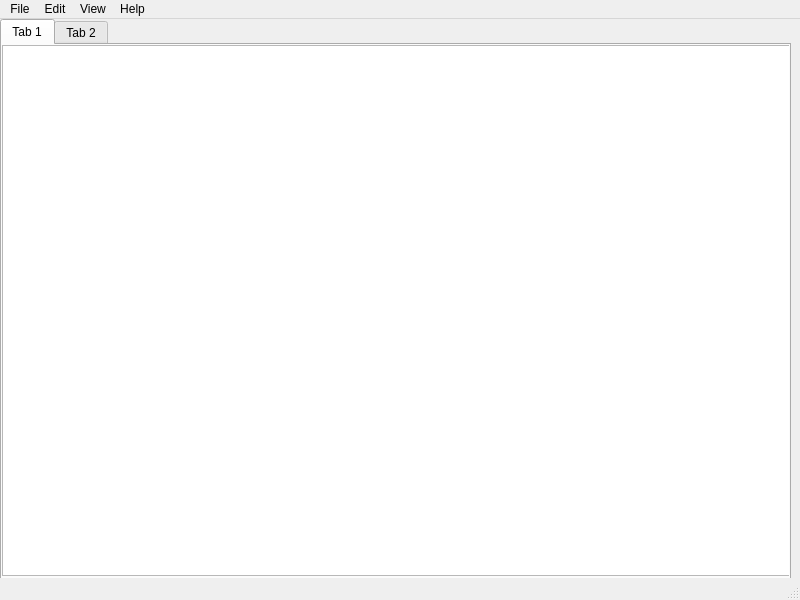
<?xml version="1.0" encoding="UTF-8"?>
<ui version="4.0">
 <class>MainWindow</class>
 <widget class="QMainWindow" name="MainWindow">
  <property name="geometry">
   <rect>
    <x>0</x>
    <y>0</y>
    <width>800</width>
    <height>600</height>
   </rect>
  </property>
  <property name="windowTitle">
   <string>MainWindow</string>
  </property>
  <widget class="QWidget" name="centralwidget">
   <widget class="QTabWidget" name="tabWidget">
    <property name="geometry">
     <rect>
      <x>0</x>
      <y>0</y>
      <width>791</width>
      <height>561</height>
     </rect>
    </property>
    <property name="sizePolicy">
     <sizepolicy hsizetype="Expanding" vsizetype="Expanding">
      <horstretch>0</horstretch>
      <verstretch>0</verstretch>
     </sizepolicy>
    </property>
    <property name="currentIndex">
     <number>0</number>
    </property>
    <widget class="QWidget" name="tab">
     <attribute name="title">
      <string>Tab 1</string>
     </attribute>
     <widget class="QGraphicsView" name="graphicsView">
      <property name="geometry">
       <rect>
        <x>0</x>
        <y>0</y>
        <width>801</width>
        <height>531</height>
       </rect>
      </property>
     </widget>
    </widget>
    <widget class="QWidget" name="tab_2">
     <attribute name="title">
      <string>Tab 2</string>
     </attribute>
    </widget>
   </widget>
  </widget>
  <widget class="QMenuBar" name="menubar">
   <property name="geometry">
    <rect>
     <x>0</x>
     <y>0</y>
     <width>800</width>
     <height>22</height>
    </rect>
   </property>
   <property name="defaultUp">
    <bool>false</bool>
   </property>
   <widget class="QMenu" name="menuFile">
    <property name="title">
     <string>File</string>
    </property>
   </widget>
   <widget class="QMenu" name="menuEdit">
    <property name="title">
     <string>Edit</string>
    </property>
   </widget>
   <widget class="QMenu" name="menuView">
    <property name="title">
     <string>View</string>
    </property>
   </widget>
   <widget class="QMenu" name="menuHelp">
    <property name="title">
     <string>Help</string>
    </property>
    <addaction name="actionAbout"/>
   </widget>
   <addaction name="menuFile"/>
   <addaction name="menuEdit"/>
   <addaction name="menuView"/>
   <addaction name="menuHelp"/>
  </widget>
  <widget class="QStatusBar" name="statusbar"/>
  <action name="actionAbout">
   <property name="text">
    <string>About</string>
   </property>
   <property name="menuRole">
    <enum>QAction::MenuRole::ApplicationSpecificRole</enum>
   </property>
  </action>
 </widget>
 <resources/>
 <connections/>
</ui>
